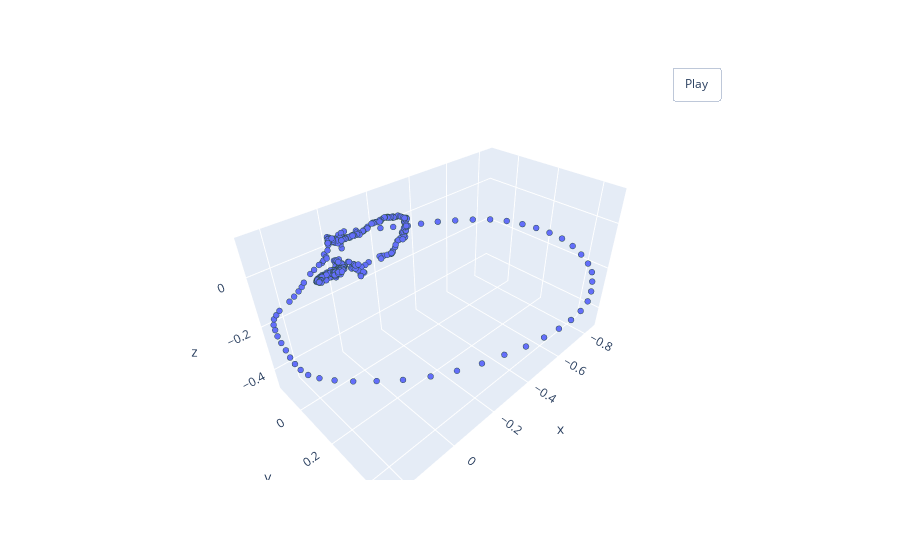

The cell this chart's notebook holds for it:
### Code cell
classes = {'normal' : 0, 'pathology': 1}
inv_classes = {0 : 'normal', 1 : 'pathology'}
print('Train dataset size: ', len(train_ds))
print('Valid dataset size: ', len(valid_ds))
print('Number of classes: ', len(train_ds.classes))

i = random.randrange(len(train_ds))
print('\nПример элемента тренировочного датасета:')
print('Sample pointcloud shape: ', train_ds[i]['pointcloud'].size())
print('Class: ', inv_classes[train_ds[i]['category']])
pcshow(*train_ds[i]['pointcloud'].T)

### Figure 1 — Plotly figure (JSON) as saved in the notebook; plotly's stock layout.template omitted (floating-point values rounded to 4 significant figures; data arrays with more than 128 entries replaced by an {"elided": "..."} marker saying what was removed)
{"data": [{"marker": {"line": {"color": "DarkSlateGrey", "width": 2}, "size": 2}, "mode": "markers", "type": "scatter3d", "x": {"elided": "512 float values"}, "y": {"elided": "512 float values"}, "z": {"elided": "512 float values"}}], "layout": {"updatemenus": [{"buttons": [{"args": [null, {"frame": {"duration": 50, "redraw": true}, "fromcurrent": true, "mode": "immediate", "transition": {"duration": 0}}], "label": "Play", "method": "animate"}], "pad": {"r": 10, "t": 45}, "showactive": false, "type": "buttons", "x": 0.8, "xanchor": "left", "y": 1, "yanchor": "bottom"}]}}
